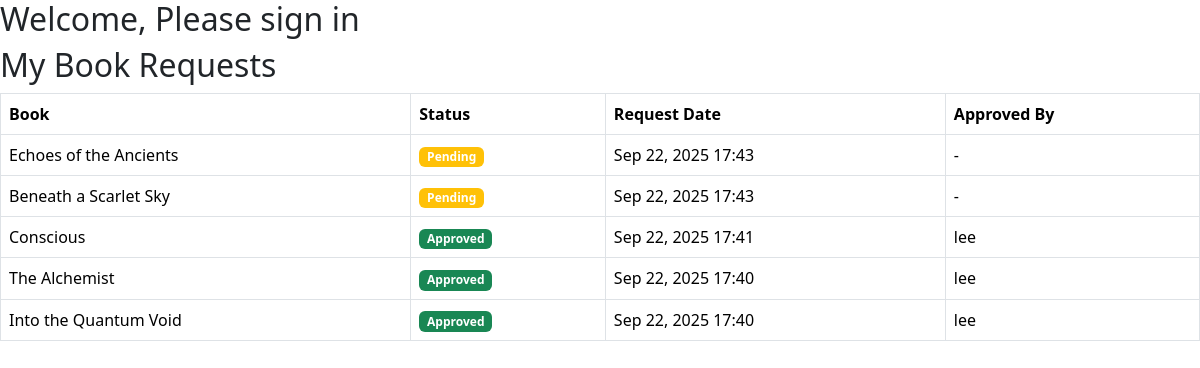
Page /library/my-requests/ (signed in) on the committed database.
### library_app/models.py (models this page shows, shortened)
class BookRequest(models.Model):
    STATUS_CHOICES = (
        ('pending', 'Pending'),
        ('approved', 'Approved'),
        ('rejected', 'Rejected'),
    )
    user = models.ForeignKey(User, on_delete=models.CASCADE)
    book = models.ForeignKey(Book, on_delete=models.CASCADE)
    request_date = models.DateTimeField(default=timezone.now)
    status = models.CharField(max_length=10, choices=STATUS_CHOICES, default='pending')
    approved_by = models.ForeignKey(User, on_delete=models.SET_NULL, null=True, blank=True, related_name='approved_requests')

class Book(models.Model):
    title = models.CharField(max_length=255)
    author = models.CharField(max_length=255)
    isbn = models.CharField(max_length=13, unique=True)
    category = models.CharField(max_length=100)
    description = models.TextField(blank=True)  # NEW field
    total_copies = models.PositiveIntegerField()
    available_copies = models.PositiveIntegerField()
    added_by = models.ForeignKey(User, on_delete=models.SET_NULL, null=True, blank=True)  # NEW field
    publisher = models.ForeignKey('Publisher', on_delete=models.SET_NULL, null=True, blank=True)  # NEW field
    created_at = models.DateTimeField(auto_now_add=True)
    updated_at = models.DateTimeField(auto_now=True)

### library_app/views.py (the view)
# urls.py: path('my-requests/', my_requests, name='my_requests'),
@login_required
def my_requests(request):
    requests = BookRequest.objects.filter(user=request.user).order_by('-request_date')
    return render(request, 'library_app/my_requests.html', {'requests': requests})

### library_app/templates/library_app/my_requests.html
{% extends 'base.html' %} {% block content %}
<h2>My Book Requests</h2>
{% if requests %}
<table class="table table-bordered">
  <thead>
    <tr>
      <th>Book</th>
      <th>Status</th>
      <th>Request Date</th>
      <th>Approved By</th>
    </tr>
  </thead>
  <tbody>
    {% for req in requests %}
    <tr>
      <td>{{ req.book.title }}</td>
      <td>
        {% if req.status == 'pending' %}
        <span class="badge bg-warning">{{ req.status|title }}</span>
        {% elif req.status == 'approved' %}
        <span class="badge bg-success">{{ req.status|title }}</span>
        {% else %}
        <span class="badge bg-danger">{{ req.status|title }}</span>
        {% endif %}
      </td>
      <td>{{ req.request_date|date:"M d, Y H:i" }}</td>
      <td>
        <span
          >{% if req.approved_by %} {{ req.approved_by.username }} {% else %} -
          {% endif %}</span
        >
      </td>
    </tr>
    {% endfor %}
  </tbody>
</table>
{% else %}
<p>You have not requested any books yet.</p>
{% endif %} {% endblock %}

### rows in the picture
BookRequest: book "Echoes of the Ancients", status "Pending", request_date "Sep 22, 2025 17:43"
BookRequest: book "Beneath a Scarlet Sky", status "Pending", request_date "Sep 22, 2025 17:43"
BookRequest: book "Conscious", status "Approved", request_date "Sep 22, 2025 17:41", approved_by.username "lee"
BookRequest: book "The Alchemist", status "Approved", request_date "Sep 22, 2025 17:40", approved_by.username "lee"
BookRequest: book "Into the Quantum Void", status "Approved", request_date "Sep 22, 2025 17:40", approved_by.username "lee"
